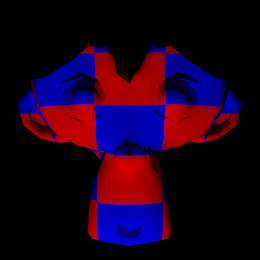
%> input picture assign_1/photometric/MonkeyColor/Monkey_-0.2_-1.0.png, 260 x 260 px, shrunk from 512 x 512 before the run; its folder holds only this picture in this run
$ octave test_monkeycolor.m   (GNU Octave 9; MATLAB toolbox functions it lacks are replaced by stand-ins)
%> lines starting %> are read from the running program, lines starting %| are printed output that depends on the picture; in (x1, y1, x2, y2) boxes, pixels count from 0 and x2, y2 are one past the last pixel; in counts of white or black regions, pixels touching at a corner belong together; the program's own positions count from 1
### assign_1/photometric/load_syn_images.m
function [ image_stack, scriptV ] = load_syn_images( image_dir, channel )
%> called with image_dir = './photometrics_images/MonkeyColor/', channel = 1
%LOAD_SYN_IMAGES read from directory image_dir all files with extension png
%   image_dir: path to the image directory
%   nchannel: the image channel to be loaded, default = 1
%
%   image_stack: all images stacked along the 3rd channel
%   scriptV: light directions

files = dir(fullfile(image_dir, '*.png'));
nfiles = length(files);

if nargin == 1
    channel = 1;
end

image_stack = 0;
V = 0;
Z = 0.5;

for i = 1:nfiles

    % read input image
    im = imread(fullfile(image_dir, files(i).name));
%> im is the input picture: size 260x260x3 uint8; mean R, G, B 27.4, 0, 26.9
    im = im(:, :, channel);
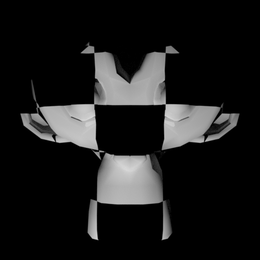
%> im: size 260x260 uint8; min 0, max 218, mean 27.4

    % stack at third dimension
    if image_stack == 0
        [h, w] = size(im);
%> h = 260; w = 260
        fprintf('Image size (HxW): %dx%d\n', h, w);
%| Image size (HxW): 260x260
        image_stack = zeros(h, w, nfiles, 'uint8');
        V = zeros(nfiles, 3, 'double');
    end

    image_stack(:, :, i) = im;

    % read light direction from image name
    name = files(i).name(8:end);
    m = strfind(name,'_')-1;
    X = str2double(name(1:m));
    n = strfind(name,'.png')-1;
    Y = str2double(name(m+2:n));
    V(i, :) = [-X, Y, Z];
end

% normalization
min_val = double(min(image_stack(:)));
%> min_val = 0
max_val = double(max(image_stack(:)));
%> max_val = 218
image_stack = (double(image_stack) - min_val) / (max_val - min_val);
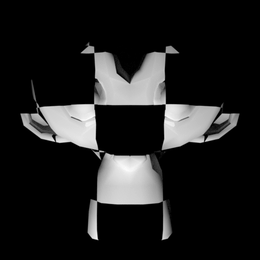
%> image_stack: size 260x260 double; min 0, max 1, mean 0.126

normV = sqrt(sum(V.^2, 2));
scriptV = bsxfun(@rdivide, V, normV);

end

### assign_1/photometric/estimate_alb_nrm.m
function [ albedo, normal ] = estimate_alb_nrm( image_stack, scriptV, shadow_trick)
%COMPUTE_SURFACE_GRADIENT compute the gradient of the surface
%   image_stack : the images of the desired surface stacked up on the 3rd
%   dimension
%   scriptV : matrix V (in the algorithm) of source and camera information
%   shadow_trick: (true/false) whether or not to use shadow trick in solving
%   	linear equations
%   albedo : the surface albedo
%   normal : the surface normal


[h, w, n] = size(image_stack);
if nargin == 2
    shadow_trick = true;
end

% create arrays for
%   albedo (1 channel)
%   normal (3 channels)
albedo = zeros(h, w, 1);
normal = zeros(h, w, 3);


% =========================================================================
% YOUR CODE GOES HERE
ind_x = 1:w;
ind_y = 1:h;
ind_z = 1:n;

% for each point in the image array
for x = ind_x
    for y = ind_y
        %   stack image values into a vector i
        i = squeeze(double(image_stack(y,x,:)));
        %   construct the diagonal matrix scriptI
        scriptI = diag(i);
        %   solve scriptI * scriptV * g = scriptI * i to obtain g for this point
        if shadow_trick == 1
            %[g,R] = linsolve(mtimes(scriptI,scriptV),mtimes(scriptI,i));
            [g,R] = linsolve(scriptI*scriptV,scriptI*i);
        else
            [g,R] = linsolve(scriptV,i);
        end
        %   albedo at this point is |g|
        albedo(y,x) = norm(g);
        %   normal at this point is g / |g|
        normal(y,x,:) = g/norm(g);
    end
end

% =========================================================================

end

### assign_1/photometric/check_integrability.m
function [ p, q, SE ] = check_integrability( normals )
%CHECK_INTEGRABILITY check the surface gradient is acceptable
%   normals: normal image
%   p : df / dx
%   q : df / dy
%   SE : Squared Errors of the 2 second derivatives

% initalization
[h, w, n] = size(normals);
p = zeros(h, w, 1);
q =  zeros(h, w, 1);
SE =  zeros(h, w, 1);

% ========================================================================
% YOUR CODE GOES HERE
[h, w, n] = size(normals);
ind_x = 1:w;
ind_y = 1:h;
ind_z = 1:n;

% Compute p and q, where
for x = ind_x
    for y = ind_y
% p measures value of df / dx
        p(y,x) = normals(y,x,1)/normals(y,x,3);
% q measures value of df / dy
        q(y,x) = normals(y,x,2)/normals(y,x,3);
    end
end
% ========================================================================

p(isnan(p)) = 0;
q(isnan(q)) = 0;

% ========================================================================
% YOUR CODE GOES HERE

for y = ind_y
    if y == 1
        p_up = p(y+1,x);
        p_down = 0;
        q_up = q(y+1,x);
        q_down = 0;
    elseif y == ind_y(end)
        p_up = 0;
        p_down = p(y-1,x);
        q_up = 0;
        q_down = q(y-1,x);
    else
        p_up = p(y+1,x);
        p_down = p(y-1,x);
        q_up = q(y+1,x);
        q_down = q(y-1,x);
    end
    for x = ind_x
        % approximate second derivate by neighbor difference
        if x == 1
            p_left = 0;
            p_right = p(y,x+1);
            q_left = 0;
            q_right = q(y,x+1);
        elseif x == ind_x(end)
            p_left =  p(y,x-1);
            p_right = 0;
            q_left =  q(y,x-1);
            q_right = 0;
        else
            p_left = p(y,x-1);
            p_right = p(y,x+1);
            q_left = q(y,x-1);
            q_right = q(y,x+1);
        end
        % and compute the Squared Errors SE of the 2 second derivatives SE
        %disp([x,y,z])
        SE(y,x) = (((p_right - p_left + p_up - p_down)) + ((q_right - q_left + q_up - q_down)))^2; %maybe divide them by 2?
    end
end


% ========================================================================


end

### assign_1/photometric/construct_surface.m
function [ height_map ] = construct_surface( p, q, path_type )
%CONSTRUCT_SURFACE construct the surface function represented as height_map
%   p : measures value of df / dx
%   q : measures value of df / dy
%   path_type: type of path to construct height_map, either 'column',
%   'row', or 'average'
%   height_map: the reconstructed surface


if nargin == 2
    path_type = 'column';
end

[h, w] = size(p);
height_map = zeros(h, w);

switch path_type
    case 'column'
        % =================================================================
        % YOUR CODE GOES HERE
        % top left corner of height_map is zero
        % for each pixel in the left column of height_map
        %   height_value = previous_height_value + corresponding_q_value

        % for each row
        %   for each element of the row except for leftmost
        %       height_value = previous_height_value + corresponding_p_value

        first_col_height = 0; % should this be 0 or 1
        for y = 2:h
            first_col_height = first_col_height + q(y, 1);
            height_map(y, 1) = first_col_height;

            row_height = first_col_height;
            for x = 2:w
                row_height = row_height + p(y, x);
                height_map(y, x) = row_height;
            end
        end

        % =================================================================


    case 'row'

        % =================================================================
        % YOUR CODE GOES HERE
        first_row_height = 0;  % should this be 0 or 1
        for x = 2:w
            first_row_height = first_row_height + p(1, x);
            height_map(1, x) = first_row_height;

            col_height = first_row_height;
            for y = 2:h
                col_height = col_height + q(y, x);
                height_map(y, x) = col_height;
            end
        end

        % =================================================================

    case 'average'

        % =================================================================
        % YOUR CODE GOES HERE

        col_first = construct_surface(p, q, 'column');
        row_first = construct_surface(p, q, 'row');
        height_map = (col_first + row_first) / 2;
        % =================================================================
end

end

### assign_1/photometric/test_monkeycolor.m
close all
clear all
clc
% obtain many images in a fixed view under different illumination
disp('Loading images...')
image_dir = './photometrics_images/MonkeyColor/';   % TODO: get the path of the script
%image_ext = '*.png';
% compute the surface gradient from the stack of imgs and light source mat
disp('Computing surface albedo and normal map...')
for c = 1:3
    [image_stack, scriptV] = load_syn_images(image_dir, c);
%> scriptV = [0.176 -0.88 0.44]
    [albedo(:,:,c), normals] = estimate_alb_nrm(image_stack, scriptV);
%> after the loop in estimate_alb_nrm, `for x = ind_x`: normal: size 260x260x3 double; 78.94% of the values are NaN or infinite; the others: min -0.88, max 0.44, mean -0.088
%> after the loop in estimate_alb_nrm, `for x = ind_x`: R = 0; g = [0; 0; 0]
    [h,w,n] = size(image_stack)
%> h = 260; w = 260; n = 1
    fprintf('Finish loading %d images.\n\n', n);
%| Finish loading 1 images.
end
%% integrability check: is (dp / dy  -  dq / dx) ^ 2 small everywhere?
disp('Integrability checking')
[p, q, SE] = check_integrability(normals);
%> after the loop in check_integrability, `for x = ind_x`:
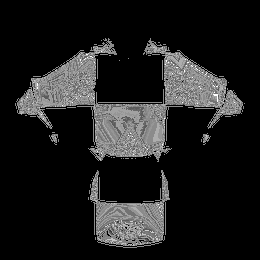
%> p: size 260x260 double; 78.89% of the values are NaN or infinite; the others: min 0.4, max 0.4, mean 0.4; drawn with min black, max white, NaN and infinite black
%> after the loop in check_integrability, `for x = ind_x`: q: size 260x260 double; 78.89% of the values are NaN or infinite; the others: min -2, max -2, mean -2
%> in check_integrability, `q(isnan(q)) = 0;`:
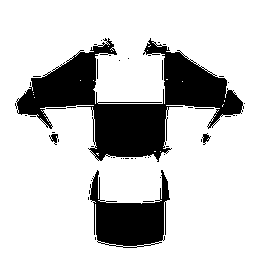
%> q: size 260x260 double; values -2 (black) and 0 (white), 78.9% white; 48 black regions (41 under 20 px), largest, box (x1, y1, x2, y2) and area: (15, 38, 244, 162) 10636, (90, 170, 170, 248) 3333, (49, 134, 58, 145) 53
%> after the loop in check_integrability, `for y = ind_y`:
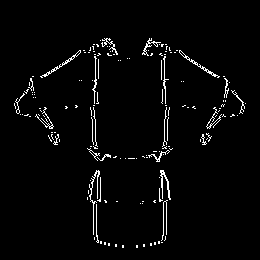
%> SE: size 260x260 double; min 0, max 2.56, mean 0.0732; drawn with min black and max white
%> after the loop in check_integrability, `for y = ind_y`: p_left = 0

threshold = 0.05;
SE(SE <= threshold) = NaN; % for good visualization
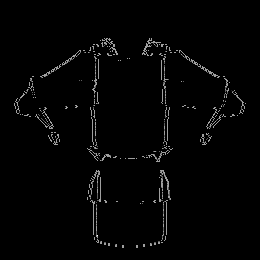
%> SE: size 260x260 double; 97.14% of the values are NaN or infinite; the others: min 2.56, max 2.56, mean 2.56; drawn with min black, max white, NaN and infinite black
fprintf('Number of outliers: %d\n\n', sum(sum(SE > threshold)));
%| Number of outliers: 1934

%% compute the surface height
height_map = construct_surface( p, q, 'column');
%> after the loop in construct_surface, `for y = 2:h`:
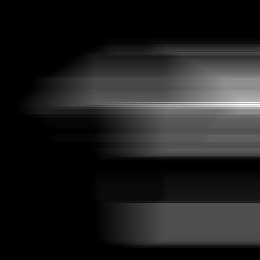
%> height_map: size 260x260 double; min 0, max 90.4, mean 11.1; drawn with min black and max white

%% Display
%> (the run ends here)
